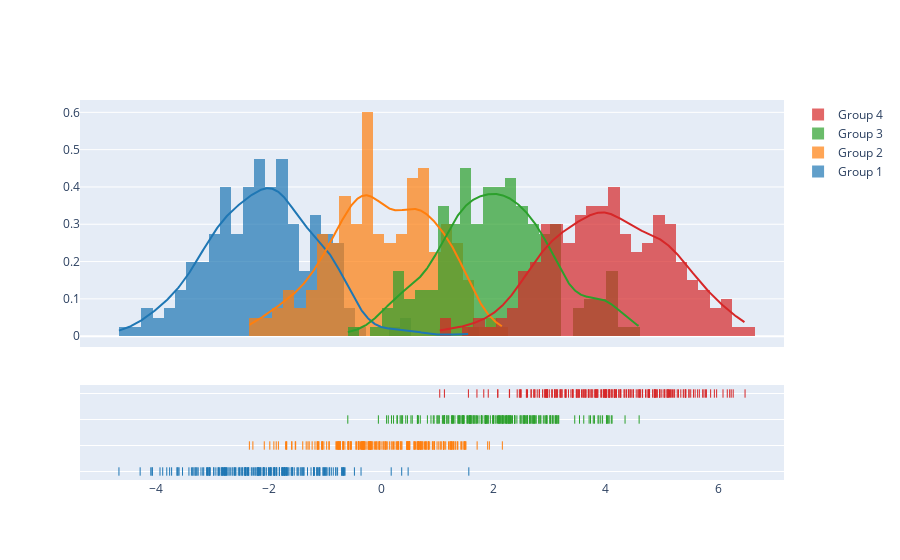

The notebook cell saved with this chart:
### Code cell
import plotly.figure_factory as ff

# Add histogram data
x1 = np.random.randn(200) - 2
x2 = np.random.randn(200)
x3 = np.random.randn(200) + 2
x4 = np.random.randn(200) + 4

# Group data together
hist_data = [x1, x2, x3, x4]

group_labels = ['Group 1', 'Group 2', 'Group 3', 'Group 4']

# Create distplot with custom bin_size
fig = ff.create_distplot(hist_data, group_labels, bin_size=.2)
fig.show()

### Figure 1 — Plotly figure (JSON) as saved in the notebook; plotly's stock layout.template omitted (floating-point values rounded to 4 significant figures; data arrays with more than 128 entries replaced by an {"elided": "..."} marker saying what was removed)
{"data": [{"autobinx": false, "histnorm": "probability density", "legendgroup": "Group 1", "marker": {"color": "rgb(31, 119, 180)"}, "name": "Group 1", "opacity": 0.7, "type": "histogram", "x": {"elided": "200 float values"}, "xaxis": "x", "xbins": {"end": 1.562, "size": 0.2, "start": -4.662}, "yaxis": "y"}, {"autobinx": false, "histnorm": "probability density", "legendgroup": "Group 2", "marker": {"color": "rgb(255, 127, 14)"}, "name": "Group 2", "opacity": 0.7, "type": "histogram", "x": {"elided": "200 float values"}, "xaxis": "x", "xbins": {"end": 2.158, "size": 0.2, "start": -2.342}, "yaxis": "y"}, {"autobinx": false, "histnorm": "probability density", "legendgroup": "Group 3", "marker": {"color": "rgb(44, 160, 44)"}, "name": "Group 3", "opacity": 0.7, "type": "histogram", "x": {"elided": "200 float values"}, "xaxis": "x", "xbins": {"end": 4.591, "size": 0.2, "start": -0.5909}, "yaxis": "y"}, {"autobinx": false, "histnorm": "probability density", "legendgroup": "Group 4", "marker": {"color": "rgb(214, 39, 40)"}, "name": "Group 4", "opacity": 0.7, "type": "histogram", "x": {"elided": "200 float values"}, "xaxis": "x", "xbins": {"end": 6.475, "size": 0.2, "start": 1.044}, "yaxis": "y"}, {"legendgroup": "Group 1", "marker": {"color": "rgb(31, 119, 180)"}, "mode": "lines", "name": "Group 1", "showlegend": false, "type": "scatter", "x": {"elided": "500 float values"}, "xaxis": "x", "y": {"elided": "500 float values"}, "yaxis": "y"}, {"legendgroup": "Group 2", "marker": {"color": "rgb(255, 127, 14)"}, "mode": "lines", "name": "Group 2", "showlegend": false, "type": "scatter", "x": {"elided": "500 float values"}, "xaxis": "x", "y": {"elided": "500 float values"}, "yaxis": "y"}, {"legendgroup": "Group 3", "marker": {"color": "rgb(44, 160, 44)"}, "mode": "lines", "name": "Group 3", "showlegend": false, "type": "scatter", "x": {"elided": "500 float values"}, "xaxis": "x", "y": {"elided": "500 float values"}, "yaxis": "y"}, {"legendgroup": "Group 4", "marker": {"color": "rgb(214, 39, 40)"}, "mode": "lines", "name": "Group 4", "showlegend": false, "type": "scatter", "x": {"elided": "500 float values"}, "xaxis": "x", "y": {"elided": "500 float values"}, "yaxis": "y"}, {"legendgroup": "Group 1", "marker": {"color": "rgb(31, 119, 180)", "symbol": "line-ns-open"}, "mode": "markers", "name": "Group 1", "showlegend": false, "type": "scatter", "x": {"elided": "200 float values"}, "xaxis": "x", "y": {"elided": "200 str values"}, "yaxis": "y2"}, {"legendgroup": "Group 2", "marker": {"color": "rgb(255, 127, 14)", "symbol": "line-ns-open"}, "mode": "markers", "name": "Group 2", "showlegend": false, "type": "scatter", "x": {"elided": "200 float values"}, "xaxis": "x", "y": {"elided": "200 str values"}, "yaxis": "y2"}, {"legendgroup": "Group 3", "marker": {"color": "rgb(44, 160, 44)", "symbol": "line-ns-open"}, "mode": "markers", "name": "Group 3", "showlegend": false, "type": "scatter", "x": {"elided": "200 float values"}, "xaxis": "x", "y": {"elided": "200 str values"}, "yaxis": "y2"}, {"legendgroup": "Group 4", "marker": {"color": "rgb(214, 39, 40)", "symbol": "line-ns-open"}, "mode": "markers", "name": "Group 4", "showlegend": false, "type": "scatter", "x": {"elided": "200 float values"}, "xaxis": "x", "y": {"elided": "200 str values"}, "yaxis": "y2"}], "layout": {"barmode": "overlay", "hovermode": "closest", "legend": {"traceorder": "reversed"}, "xaxis": {"anchor": "y2", "domain": [0.0, 1.0], "zeroline": false}, "yaxis": {"anchor": "free", "domain": [0.35, 1], "position": 0.0}, "yaxis2": {"anchor": "x", "domain": [0, 0.25], "dtick": 1, "showticklabels": false}}}
